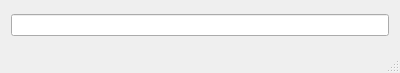
<?xml version="1.0" encoding="UTF-8"?>
<ui version="4.0">
 <class>MainWindow</class>
 <widget class="QMainWindow" name="MainWindow">
  <property name="geometry">
   <rect>
    <x>0</x>
    <y>0</y>
    <width>400</width>
    <height>73</height>
   </rect>
  </property>
  <property name="windowTitle">
   <string>1行メモ</string>
  </property>
  <widget class="QWidget" name="centralWidget">
   <layout class="QGridLayout" name="gridLayout">
    <item row="0" column="0">
     <widget class="QLineEdit" name="lineEdit"/>
    </item>
   </layout>
  </widget>
  <widget class="QStatusBar" name="statusBar"/>
 </widget>
 <layoutdefault spacing="6" margin="11"/>
 <resources/>
 <connections/>
</ui>
